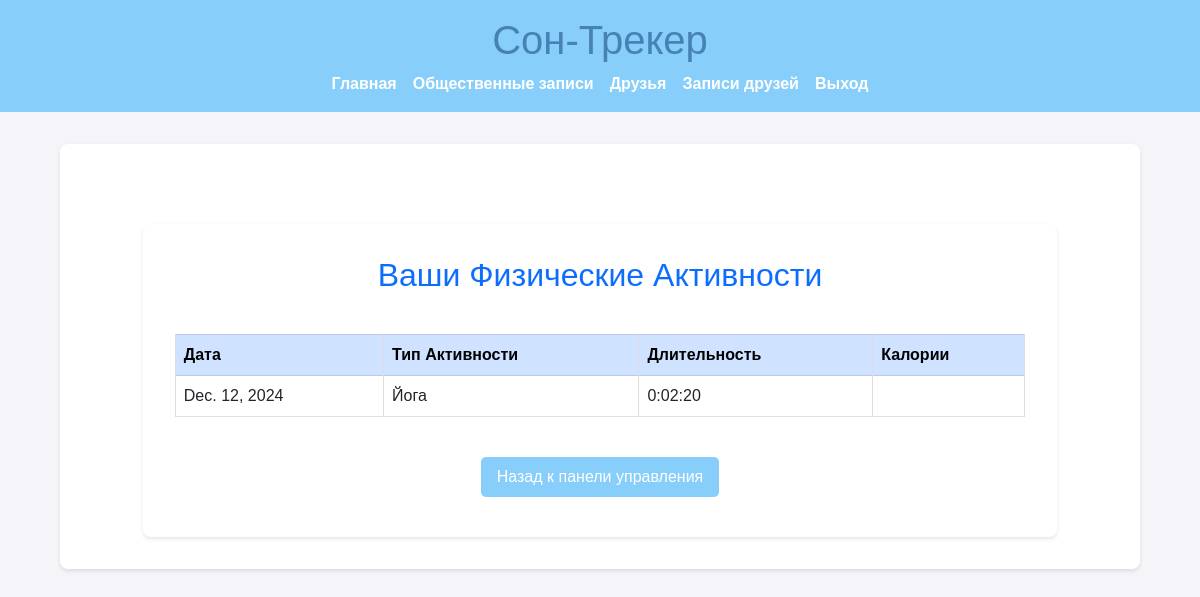
The page /view-physical-activities/ (signed in) on the database its author committed.
### sleep/models.py (models this page shows, shortened)
class PhysicalActivity(models.Model):
    profile = models.ForeignKey(UserProfile, on_delete=models.CASCADE, related_name="physical_activities")
    activity_type = models.CharField(max_length=255)
    duration = models.DurationField()
    date = models.DateField()

### sleep/views.py (the view)
# urls.py: path('view-physical-activities/', views.view_physical_activities, name='view_physical_activities'),
@login_required
def view_physical_activities(request):
    activities = PhysicalActivity.objects.filter(profile=request.user.userprofile)
    return render(request, 'view_physical_activities.html', {'activities': activities})

### sleep/templates/view_physical_activities.html
{% extends 'base.html' %}
{% block content %}
<div class="container mt-5">
    <h2 class="text-center text-primary mb-4">Ваши Физические Активности</h2>
    <div class="table-responsive">
        <table class="table table-bordered table-hover">
            <thead class="table-primary">
                <tr>
                    <th>Дата</th>
                    <th>Тип Активности</th>
                    <th>Длительность</th>
                    <th>Калории</th>
                </tr>
            </thead>
            <tbody>
                {% for activity in activities %}
                <tr>
                    <td>{{ activity.date }}</td>
                    <td>{{ activity.activity_type }}</td>
                    <td>{{ activity.duration }}</td>
                    <td>{{ activity.calories_burned }}</td>
                </tr>
                {% empty %}
                <tr>
                    <td colspan="4" class="text-center text-muted">Нет записей о физических активностях.</td>
                </tr>
                {% endfor %}
            </tbody>
        </table>
    </div>
    <div class="mt-3 text-center">
        <a href="{% url 'dashboard' %}" class="btn btn-secondary">Назад к панели управления</a>
    </div>
</div>
{% endblock %}

### sleep/templates/base.html (style rules this page uses)
body { font-family: Arial, sans-serif; margin: 0; padding: 0; background-color: #f4f4f9; color: #333; }
.container { width: 90%; max-width: 1200px; margin: 0 auto; background: white; padding: 2rem; border-radius: 8px; box-shadow: 0 2px 4px rgba(0, 0, 0, 0.1); }
h1, h2, h3 { margin-top: 0; color: #4682B4; }
a { text-decoration: none; color: #4682B4; }
table { width: 100%; border-collapse: collapse; margin: 1rem 0; }
table th, table td { border: 1px solid #ddd; padding: 0.8rem; text-align: left; }
table th { background-color: #87CEFA; color: white; }
.btn { display: inline-block; margin: 0.5rem 0; padding: 0.5rem 1rem; background-color: #87CEFA; color: white; border: none; border-radius: 5px; cursor: pointer; text-align: center; }

### rows shown on the page
PhysicalActivity: date "Dec. 12, 2024", activity_type "Йога", duration "0:02:20"
